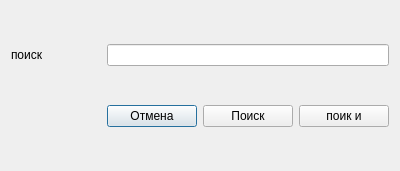
<?xml version="1.0" encoding="UTF-8"?>
<ui version="4.0">
 <class>searchWin</class>
 <widget class="QDialog" name="searchWin">
  <property name="geometry">
   <rect>
    <x>0</x>
    <y>0</y>
    <width>400</width>
    <height>171</height>
   </rect>
  </property>
  <property name="windowTitle">
   <string>Dialog</string>
  </property>
  <layout class="QGridLayout" name="gridLayout">
   <item row="1" column="0">
    <widget class="QLabel" name="label">
     <property name="text">
      <string>поиск</string>
     </property>
    </widget>
   </item>
   <item row="2" column="1">
    <widget class="QPushButton" name="pushButton">
     <property name="text">
      <string>Отмена</string>
     </property>
    </widget>
   </item>
   <item row="2" column="2">
    <widget class="QPushButton" name="serchButton">
     <property name="text">
      <string>Поиск</string>
     </property>
    </widget>
   </item>
   <item row="2" column="3">
    <widget class="QPushButton" name="serchAnd">
     <property name="text">
      <string>поик и</string>
     </property>
    </widget>
   </item>
   <item row="1" column="1" colspan="3">
    <widget class="QLineEdit" name="lineEdit"/>
   </item>
  </layout>
 </widget>
 <resources/>
 <connections/>
</ui>
